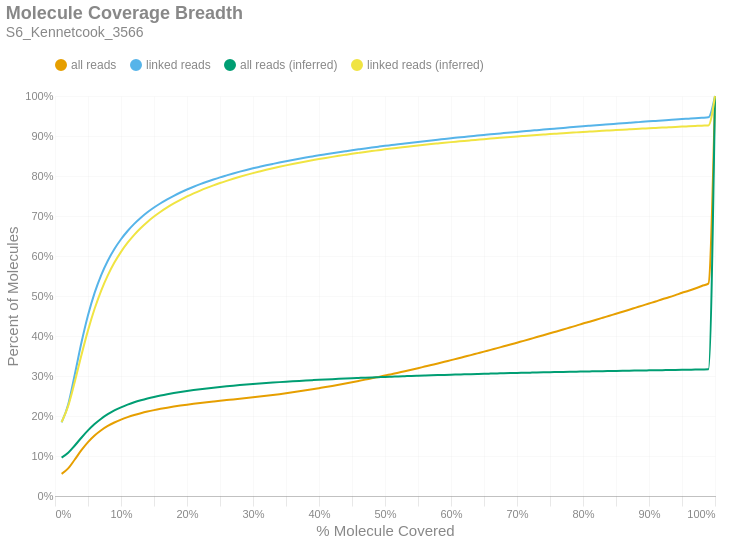

The cell this chart's notebook holds for it:
### Markdown cell above
### Molecule Read Coverage
This chart shows molecule coverage breadth as computed by the number of bases aligned to that molecule. In other words, "*how much of each unique long molecule is actually sequenced/aligned?*" Keep in mind there is a distinction between sequences and alignments, since some sequences belonging to a particular molecule may not align well and wouldn't appear in the alignment data. This chart also shows molecule coverage breadth as computed by the *inferred fragment* from which the aligned sequences originate. Unlike read coverage, this calculation takes into account the total insert size, including unsequenced gaps between the forward and reverse reads. Like the previous figures, these are cumulative percents.

### Code cell
if SKIPLR:
    print_html(f"Skipped")
else:
    binned_df = consolidated_hist(valids['coverage_bp'], mask, 0.01, True)
    binned_df_inf = consolidated_hist(valids['coverage_inserts'], mask, 0.01, True)
    binned_df = binned_df.with_columns(pl.lit(binned_df_inf['all reads (cumsum)']).alias('all reads (inferred)'))
    binned_df = binned_df.with_columns(pl.lit(binned_df_inf['linked reads (cumsum)']).alias('linked reads (inferred)'))
    binned_df = binned_df.with_columns(
        (pl.col('bin').cast(pl.Float64) + 0.01).alias('right_edge')
    )

    with SafeRender(binned_df):
        (
            density_plot(binned_df, 'Molecule Coverage Breadth', samplename, 'molcov', ['all reads (inferred)','linked reads (inferred)'])
            .encode(
                #x=alt.X('bin:Q', title="% Molecule Covered").axis(format = '%').scale(padding=0),
                x=alt.X('right_edge:Q', title="% Molecule Covered").axis(format='%').scale(padding=0),
                y=alt.Y('value:Q', title='Percent of Molecules')
                    .axis(format='%')
                    .stack(False)
                    .scale(domainMin=0, padding=0),
                color=alt.Color("key:N").scale(domain = ["all reads", "linked reads", "all reads (inferred)", "linked reads (inferred)"]),
                tooltip = [
                    alt.Tooltip("key:N", title = "Data Type"),
                    alt.Tooltip("range_label:N", title="% Molecule Covered"),
                    alt.Tooltip("value:Q", format = ".2%", title="% Molecules")
                ]
            )
        ).display()

### Figure 1 — Vega-Lite specification as saved in the notebook (floating-point values rounded to 4 significant figures)
{"width": "container", "height": 400, "config": {"title": {"anchor": "start", "dy": -15, "fontSize": 18, "color": "#888888", "subtitleColor": "#888888", "subtitleFontSize": 14}, "arc": {"fill": "#0072B2"}, "axis": {"domainColor": "#888888", "domainWidth": 0.5, "gridWidth": 0.2, "grid": false, "titleFontWeight": 400, "titleFontSize": 15, "labelFontSize": 11, "labelColor": "#888888", "tickColor": "#888888", "tickWidth": 0.2, "titleColor": "#888888"}, "axisBand": {"grid": false}, "axisX": {"grid": true, "tickSize": 10, "domainCap": "round"}, "axisY": {"domain": false, "grid": true, "tickSize": 0, "domainCap": "round"}, "background": "transparent", "header": {"labelFontSize": 15, "labelColor": "#888888", "titleFontSize": 15, "titleFontWeight": 600, "titleColor": "#888888"}, "legend": {"labelFont": "sans-serif", "labelFontSize": 12, "labelColor": "#888888", "symbolSize": 100, "symbolType": "circle", "titleFontSize": 12, "titlePadding": 10, "titleColor": "#888888", "title": null, "orient": "top"}, "range": {"category": ["#E69F00", "#56B4E9", "#009E73", "#F0E442", "#0072B2", "#D55E00", "#CC79A7", "#000000"], "diverging": ["#cfe8f3", "#a2d4ec", "#73bfe2", "#46abdb", "#1696d2", "#12719e"]}, "area": {"fill": "#0072B2", "fillOpacity": 0.7, "line": true, "strokeOpacity": 0.7}, "line": {"color": "#0072B2", "stroke": "#0072B2", "strokeWidth": 2}, "trail": {"color": "#0072B2", "stroke": "#0072B2", "strokeWidth": 0, "size": 1}, "point": {"filled": true, "fillOpacity": 1.0, "size": 95}, "text": {"color": "#888888", "fontSize": 11, "align": "right", "fontWeight": 400, "size": 11}, "bar": {"fill": "#0072B2", "stroke": null}, "view": {"stroke": null, "continuousWidth": 660, "continuousHeight": 400}}, "data": {"name": "data-c9d3fd5a20879e36ff9c9c8cc8018039"}, "mark": {"type": "line", "interpolate": "monotone", "point": {"opacity": 0, "size": 275}}, "encoding": {"color": {"field": "key", "scale": {"domain": ["all reads", "linked reads", "all reads (inferred)", "linked reads (inferred)"]}, "type": "nominal"}, "tooltip": [{"field": "key", "title": "Data Type", "type": "nominal"}, {"field": "range_label", "title": "% Molecule Covered", "type": "nominal"}, {"field": "value", "format": ".2%", "title": "% Molecules", "type": "quantitative"}], "x": {"axis": {"format": "%"}, "field": "right_edge", "scale": {"padding": 0}, "title": "% Molecule Covered", "type": "quantitative"}, "y": {"axis": {"format": "%"}, "field": "value", "scale": {"domainMin": 0, "padding": 0}, "stack": false, "title": "Percent of Molecules", "type": "quantitative"}}, "params": [{"name": "param_c36ac31b6afebe62", "select": {"type": "point", "fields": ["key"]}, "bind": "legend"}], "title": {"text": "Molecule Coverage Breadth", "subtitle": "S6_Kennetcook_3566"}, "transform": [{"fold": ["all reads (cumsum)", "linked reads (cumsum)", "all reads (inferred)", "linked reads (inferred)"]}, {"calculate": "replace(datum.key, ' (cumsum)', '')", "as": "key"}, {"filter": {"param": "param_c36ac31b6afebe62"}}], "usermeta": {"embedOptions": {"downloadFileName": "S6_Kennetcook_3566.molcov"}}, "$schema": "https://vega.github.io/schema/vega-lite/v6.1.0.json", "datasets": {"data-c9d3fd5a20879e36ff9c9c8cc8018039": [{"bin": "0.0", "interval": "0.0-0.01", "all reads": 0.05536, "linked reads": 0.1838, "all reads (cumsum)": 0.05536, "linked reads (cumsum)": 0.1838, "range_label": "0.0-0.01", "all reads (inferred)": 0.09594, "linked reads (inferred)": 0.1849, "right_edge": 0.01}, {"bin": "0.01", "interval": "0.01-0.02", "all reads": 0.01356, "linked reads": 0.04503, "all reads (cumsum)": 0.06893, "linked reads (cumsum)": 0.2289, "range_label": "0.01-0.02", "all reads (inferred)": 0.1082, "linked reads (inferred)": 0.2252, "right_edge": 0.02}, {"bin": "0.02", "interval": "0.02-0.03", "all reads": 0.02232, "linked reads": 0.07521, "all reads (cumsum)": 0.09125, "linked reads (cumsum)": 0.3041, "range_label": "0.02-0.03", "all reads (inferred)": 0.1262, "linked reads (inferred)": 0.2859, "right_edge": 0.03}, {"bin": "0.03", "interval": "0.03-0.04", "all reads": 0.0233, "linked reads": 0.07887, "all reads (cumsum)": 0.1145, "linked reads (cumsum)": 0.3829, "range_label": "0.03-0.04", "all reads (inferred)": 0.1457, "linked reads (inferred)": 0.3521, "right_edge": 0.04}, {"bin": "0.04", "interval": "0.04-0.05", "all reads": 0.0203, "linked reads": 0.06886, "all reads (cumsum)": 0.1348, "linked reads (cumsum)": 0.4518, "range_label": "0.04-0.05", "all reads (inferred)": 0.164, "linked reads (inferred)": 0.4141, "right_edge": 0.05}, {"bin": "0.05", "interval": "0.05-0.06", "all reads": 0.01653, "linked reads": 0.05604, "all reads (cumsum)": 0.1514, "linked reads (cumsum)": 0.5078, "range_label": "0.05-0.06", "all reads (inferred)": 0.1799, "linked reads (inferred)": 0.4682, "right_edge": 0.06}, {"bin": "0.06", "interval": "0.06-0.07", "all reads": 0.01316, "linked reads": 0.04457, "all reads (cumsum)": 0.1645, "linked reads (cumsum)": 0.5524, "range_label": "0.06-0.07", "all reads (inferred)": 0.1933, "linked reads (inferred)": 0.5137, "right_edge": 0.07}, {"bin": "0.07", "interval": "0.07-0.08", "all reads": 0.01061, "linked reads": 0.03587, "all reads (cumsum)": 0.1751, "linked reads (cumsum)": 0.5883, "range_label": "0.07-0.08", "all reads (inferred)": 0.2045, "linked reads (inferred)": 0.5517, "right_edge": 0.08}, {"bin": "0.08", "interval": "0.08-0.09", "all reads": 0.008663, "linked reads": 0.02924, "all reads (cumsum)": 0.1838, "linked reads (cumsum)": 0.6175, "range_label": "0.08-0.09", "all reads (inferred)": 0.2138, "linked reads (inferred)": 0.5835, "right_edge": 0.09}, {"bin": "0.09", "interval": "0.09-0.1", "all reads": 0.007239, "linked reads": 0.02439, "all reads (cumsum)": 0.191, "linked reads (cumsum)": 0.6419, "range_label": "0.09-0.1", "all reads (inferred)": 0.2217, "linked reads (inferred)": 0.6104, "right_edge": 0.1}, {"bin": "0.1", "interval": "0.1-0.11", "all reads": 0.006116, "linked reads": 0.02058, "all reads (cumsum)": 0.1972, "linked reads (cumsum)": 0.6625, "range_label": "0.1-0.11", "all reads (inferred)": 0.2285, "linked reads (inferred)": 0.6332, "right_edge": 0.11}, {"bin": "0.11", "interval": "0.11-0.12", "all reads": 0.005289, "linked reads": 0.01774, "all reads (cumsum)": 0.2025, "linked reads (cumsum)": 0.6802, "range_label": "0.11-0.12", "all reads (inferred)": 0.2343, "linked reads (inferred)": 0.653, "right_edge": 0.12}, {"bin": "0.12", "interval": "0.12-0.13", "all reads": 0.004581, "linked reads": 0.01537, "all reads (cumsum)": 0.207, "linked reads (cumsum)": 0.6956, "range_label": "0.12-0.13", "all reads (inferred)": 0.2393, "linked reads (inferred)": 0.67, "right_edge": 0.13}, {"bin": "0.13", "interval": "0.13-0.14", "all reads": 0.004067, "linked reads": 0.01362, "all reads (cumsum)": 0.2111, "linked reads (cumsum)": 0.7092, "range_label": "0.13-0.14", "all reads (inferred)": 0.2438, "linked reads (inferred)": 0.6852, "right_edge": 0.14}, {"bin": "0.14", "interval": "0.14-0.15", "all reads": 0.003583, "linked reads": 0.01195, "all reads (cumsum)": 0.2147, "linked reads (cumsum)": 0.7212, "range_label": "0.14-0.15", "all reads (inferred)": 0.2477, "linked reads (inferred)": 0.6986, "right_edge": 0.15}, {"bin": "0.15", "interval": "0.15-0.16", "all reads": 0.00323, "linked reads": 0.01072, "all reads (cumsum)": 0.2179, "linked reads (cumsum)": 0.7319, "range_label": "0.15-0.16", "all reads (inferred)": 0.2513, "linked reads (inferred)": 0.7106, "right_edge": 0.16}, {"bin": "0.16", "interval": "0.16-0.17", "all reads": 0.002942, "linked reads": 0.009743, "all reads (cumsum)": 0.2209, "linked reads (cumsum)": 0.7416, "range_label": "0.16-0.17", "all reads (inferred)": 0.2545, "linked reads (inferred)": 0.7214, "right_edge": 0.17}, {"bin": "0.17", "interval": "0.17-0.18", "all reads": 0.002721, "linked reads": 0.008949, "all reads (cumsum)": 0.2236, "linked reads (cumsum)": 0.7506, "range_label": "0.17-0.18", "all reads (inferred)": 0.2574, "linked reads (inferred)": 0.7313, "right_edge": 0.18}, {"bin": "0.18", "interval": "0.18-0.19", "all reads": 0.002501, "linked reads": 0.008137, "all reads (cumsum)": 0.2261, "linked reads (cumsum)": 0.7587, "range_label": "0.18-0.19", "all reads (inferred)": 0.2601, "linked reads (inferred)": 0.7404, "right_edge": 0.19}, {"bin": "0.19", "interval": "0.19-0.2", "all reads": 0.002329, "linked reads": 0.007507, "all reads (cumsum)": 0.2284, "linked reads (cumsum)": 0.7662, "range_label": "0.19-0.2", "all reads (inferred)": 0.2626, "linked reads (inferred)": 0.7488, "right_edge": 0.2}, {"bin": "0.2", "interval": "0.2-0.21", "all reads": 0.002167, "linked reads": 0.006917, "all reads (cumsum)": 0.2306, "linked reads (cumsum)": 0.7731, "range_label": "0.2-0.21", "all reads (inferred)": 0.2649, "linked reads (inferred)": 0.7565, "right_edge": 0.21}, {"bin": "0.21", "interval": "0.21-0.22", "all reads": 0.002042, "linked reads": 0.006481, "all reads (cumsum)": 0.2326, "linked reads (cumsum)": 0.7796, "range_label": "0.21-0.22", "all reads (inferred)": 0.267, "linked reads (inferred)": 0.7636, "right_edge": 0.22}, {"bin": "0.22", "interval": "0.22-0.23", "all reads": 0.001926, "linked reads": 0.006007, "all reads (cumsum)": 0.2345, "linked reads (cumsum)": 0.7856, "range_label": "0.22-0.23", "all reads (inferred)": 0.269, "linked reads (inferred)": 0.7703, "right_edge": 0.23}, {"bin": "0.23", "interval": "0.23-0.24", "all reads": 0.00184, "linked reads": 0.005656, "all reads (cumsum)": 0.2364, "linked reads (cumsum)": 0.7913, "range_label": "0.23-0.24", "all reads (inferred)": 0.2709, "linked reads (inferred)": 0.7766, "right_edge": 0.24}, {"bin": "0.24", "interval": "0.24-0.25", "all reads": 0.001783, "linked reads": 0.005397, "all reads (cumsum)": 0.2382, "linked reads (cumsum)": 0.7967, "range_label": "0.24-0.25", "all reads (inferred)": 0.2726, "linked reads (inferred)": 0.7824, "right_edge": 0.25}, {"bin": "0.25", "interval": "0.25-0.26", "all reads": 0.00165, "linked reads": 0.004899, "all reads (cumsum)": 0.2398, "linked reads (cumsum)": 0.8016, "range_label": "0.25-0.26", "all reads (inferred)": 0.2742, "linked reads (inferred)": 0.7879, "right_edge": 0.26}, {"bin": "0.26", "interval": "0.26-0.27", "all reads": 0.001638, "linked reads": 0.004737, "all reads (cumsum)": 0.2415, "linked reads (cumsum)": 0.8063, "range_label": "0.26-0.27", "all reads (inferred)": 0.2758, "linked reads (inferred)": 0.7931, "right_edge": 0.27}, {"bin": "0.27", "interval": "0.27-0.28", "all reads": 0.001672, "linked reads": 0.004562, "all reads (cumsum)": 0.2431, "linked reads (cumsum)": 0.8109, "range_label": "0.27-0.28", "all reads (inferred)": 0.2772, "linked reads (inferred)": 0.7981, "right_edge": 0.28}, {"bin": "0.28", "interval": "0.28-0.29", "all reads": 0.001713, "linked reads": 0.004269, "all reads (cumsum)": 0.2448, "linked reads (cumsum)": 0.8151, "range_label": "0.28-0.29", "all reads (inferred)": 0.2786, "linked reads (inferred)": 0.8028, "right_edge": 0.29}, {"bin": "0.29", "interval": "0.29-0.3", "all reads": 0.001777, "linked reads": 0.004059, "all reads (cumsum)": 0.2466, "linked reads (cumsum)": 0.8192, "range_label": "0.29-0.3", "all reads (inferred)": 0.28, "linked reads (inferred)": 0.8073, "right_edge": 0.3}, {"bin": "0.3", "interval": "0.3-0.31", "all reads": 0.001842, "linked reads": 0.00379, "all reads (cumsum)": 0.2485, "linked reads (cumsum)": 0.823, "range_label": "0.3-0.31", "all reads (inferred)": 0.2812, "linked reads (inferred)": 0.8114, "right_edge": 0.31}, {"bin": "0.31", "interval": "0.31-0.32", "all reads": 0.001964, "linked reads": 0.003673, "all reads (cumsum)": 0.2504, "linked reads (cumsum)": 0.8267, "range_label": "0.31-0.32", "all reads (inferred)": 0.2824, "linked reads (inferred)": 0.8155, "right_edge": 0.32}, {"bin": "0.32", "interval": "0.32-0.33", "all reads": 0.00207, "linked reads": 0.003514, "all reads (cumsum)": 0.2525, "linked reads (cumsum)": 0.8302, "range_label": "0.32-0.33", "all reads (inferred)": 0.2836, "linked reads (inferred)": 0.8193, "right_edge": 0.33}, {"bin": "0.33", "interval": "0.33-0.34", "all reads": 0.00216, "linked reads": 0.003435, "all reads (cumsum)": 0.2546, "linked reads (cumsum)": 0.8336, "range_label": "0.33-0.34", "all reads (inferred)": 0.2847, "linked reads (inferred)": 0.823, "right_edge": 0.34}, {"bin": "0.34", "interval": "0.34-0.35", "all reads": 0.002241, "linked reads": 0.003264, "all reads (cumsum)": 0.2569, "linked reads (cumsum)": 0.8369, "range_label": "0.34-0.35", "all reads (inferred)": 0.2857, "linked reads (inferred)": 0.8266, "right_edge": 0.35}, {"bin": "0.35", "interval": "0.35-0.36", "all reads": 0.002328, "linked reads": 0.00315, "all reads (cumsum)": 0.2592, "linked reads (cumsum)": 0.84, "range_label": "0.35-0.36", "all reads (inferred)": 0.2868, "linked reads (inferred)": 0.83, "right_edge": 0.36}, {"bin": "0.36", "interval": "0.36-0.37", "all reads": 0.002433, "linked reads": 0.003068, "all reads (cumsum)": 0.2617, "linked reads (cumsum)": 0.8431, "range_label": "0.36-0.37", "all reads (inferred)": 0.2877, "linked reads (inferred)": 0.8332, "right_edge": 0.37}, {"bin": "0.37", "interval": "0.37-0.38", "all reads": 0.002536, "linked reads": 0.002946, "all reads (cumsum)": 0.2642, "linked reads (cumsum)": 0.846, "range_label": "0.37-0.38", "all reads (inferred)": 0.2887, "linked reads (inferred)": 0.8364, "right_edge": 0.38}, {"bin": "0.38", "interval": "0.38-0.39", "all reads": 0.002618, "linked reads": 0.002828, "all reads (cumsum)": 0.2668, "linked reads (cumsum)": 0.8489, "range_label": "0.38-0.39", "all reads (inferred)": 0.2896, "linked reads (inferred)": 0.8394, "right_edge": 0.39}, {"bin": "0.39", "interval": "0.39-0.4", "all reads": 0.00276, "linked reads": 0.002827, "all reads (cumsum)": 0.2696, "linked reads (cumsum)": 0.8517, "range_label": "0.39-0.4", "all reads (inferred)": 0.2905, "linked reads (inferred)": 0.8423, "right_edge": 0.4}, {"bin": "0.4", "interval": "0.4-0.41", "all reads": 0.002775, "linked reads": 0.002649, "all reads (cumsum)": 0.2723, "linked reads (cumsum)": 0.8543, "range_label": "0.4-0.41", "all reads (inferred)": 0.2913, "linked reads (inferred)": 0.8451, "right_edge": 0.41}, {"bin": "0.41", "interval": "0.41-0.42", "all reads": 0.002902, "linked reads": 0.002589, "all reads (cumsum)": 0.2752, "linked reads (cumsum)": 0.8569, "range_label": "0.41-0.42", "all reads (inferred)": 0.2921, "linked reads (inferred)": 0.8478, "right_edge": 0.42}, {"bin": "0.42", "interval": "0.42-0.43", "all reads": 0.002994, "linked reads": 0.002506, "all reads (cumsum)": 0.2782, "linked reads (cumsum)": 0.8594, "range_label": "0.42-0.43", "all reads (inferred)": 0.2929, "linked reads (inferred)": 0.8505, "right_edge": 0.43}, {"bin": "0.43", "interval": "0.43-0.44", "all reads": 0.003052, "linked reads": 0.002467, "all reads (cumsum)": 0.2813, "linked reads (cumsum)": 0.8619, "range_label": "0.43-0.44", "all reads (inferred)": 0.2937, "linked reads (inferred)": 0.853, "right_edge": 0.44}, {"bin": "0.44", "interval": "0.44-0.45", "all reads": 0.003148, "linked reads": 0.002419, "all reads (cumsum)": 0.2844, "linked reads (cumsum)": 0.8643, "range_label": "0.44-0.45", "all reads (inferred)": 0.2944, "linked reads (inferred)": 0.8555, "right_edge": 0.45}, {"bin": "0.45", "interval": "0.45-0.46", "all reads": 0.003223, "linked reads": 0.002301, "all reads (cumsum)": 0.2877, "linked reads (cumsum)": 0.8666, "range_label": "0.45-0.46", "all reads (inferred)": 0.2951, "linked reads (inferred)": 0.8578, "right_edge": 0.46}, {"bin": "0.46", "interval": "0.46-0.47", "all reads": 0.00327, "linked reads": 0.002276, "all reads (cumsum)": 0.2909, "linked reads (cumsum)": 0.8689, "range_label": "0.46-0.47", "all reads (inferred)": 0.2958, "linked reads (inferred)": 0.8601, "right_edge": 0.47}, {"bin": "0.47", "interval": "0.47-0.48", "all reads": 0.003389, "linked reads": 0.002213, "all reads (cumsum)": 0.2943, "linked reads (cumsum)": 0.8711, "range_label": "0.47-0.48", "all reads (inferred)": 0.2965, "linked reads (inferred)": 0.8623, "right_edge": 0.48}, {"bin": "0.48", "interval": "0.48-0.49", "all reads": 0.003301, "linked reads": 0.002166, "all reads (cumsum)": 0.2976, "linked reads (cumsum)": 0.8733, "range_label": "0.48-0.49", "all reads (inferred)": 0.2971, "linked reads (inferred)": 0.8644, "right_edge": 0.49}, {"bin": "0.49", "interval": "0.49-0.5", "all reads": 0.003725, "linked reads": 0.002121, "all reads (cumsum)": 0.3013, "linked reads (cumsum)": 0.8754, "range_label": "0.49-0.5", "all reads (inferred)": 0.2978, "linked reads (inferred)": 0.8666, "right_edge": 0.5}, {"bin": "0.5", "interval": "0.5-0.51", "all reads": 0.003282, "linked reads": 0.002008, "all reads (cumsum)": 0.3046, "linked reads (cumsum)": 0.8774, "range_label": "0.5-0.51", "all reads (inferred)": 0.2984, "linked reads (inferred)": 0.8686, "right_edge": 0.51}, {"bin": "0.51", "interval": "0.51-0.52", "all reads": 0.003719, "linked reads": 0.002059, "all reads (cumsum)": 0.3083, "linked reads (cumsum)": 0.8795, "range_label": "0.51-0.52", "all reads (inferred)": 0.299, "linked reads (inferred)": 0.8706, "right_edge": 0.52}, {"bin": "0.52", "interval": "0.52-0.53", "all reads": 0.003662, "linked reads": 0.001953, "all reads (cumsum)": 0.312, "linked reads (cumsum)": 0.8814, "range_label": "0.52-0.53", "all reads (inferred)": 0.2996, "linked reads (inferred)": 0.8725, "right_edge": 0.53}, {"bin": "0.53", "interval": "0.53-0.54", "all reads": 0.003784, "linked reads": 0.001941, "all reads (cumsum)": 0.3158, "linked reads (cumsum)": 0.8834, "range_label": "0.53-0.54", "all reads (inferred)": 0.3001, "linked reads (inferred)": 0.8744, "right_edge": 0.54}, {"bin": "0.54", "interval": "0.54-0.55", "all reads": 0.003786, "linked reads": 0.001916, "all reads (cumsum)": 0.3196, "linked reads (cumsum)": 0.8853, "range_label": "0.54-0.55", "all reads (inferred)": 0.3007, "linked reads (inferred)": 0.8762, "right_edge": 0.55}, {"bin": "0.55", "interval": "0.55-0.56", "all reads": 0.003947, "linked reads": 0.001869, "all reads (cumsum)": 0.3235, "linked reads (cumsum)": 0.8871, "range_label": "0.55-0.56", "all reads (inferred)": 0.3012, "linked reads (inferred)": 0.878, "right_edge": 0.56}, {"bin": "0.56", "interval": "0.56-0.57", "all reads": 0.003948, "linked reads": 0.00183, "all reads (cumsum)": 0.3275, "linked reads (cumsum)": 0.889, "range_label": "0.56-0.57", "all reads (inferred)": 0.3018, "linked reads (inferred)": 0.8798, "right_edge": 0.57}, {"bin": "0.57", "interval": "0.57-0.58", "all reads": 0.003931, "linked reads": 0.001803, "all reads (cumsum)": 0.3314, "linked reads (cumsum)": 0.8908, "range_label": "0.57-0.58", "all reads (inferred)": 0.3023, "linked reads (inferred)": 0.8814, "right_edge": 0.58}, {"bin": "0.58", "interval": "0.58-0.59", "all reads": 0.004027, "linked reads": 0.00178, "all reads (cumsum)": 0.3354, "linked reads (cumsum)": 0.8926, "range_label": "0.58-0.59", "all reads (inferred)": 0.3028, "linked reads (inferred)": 0.8831, "right_edge": 0.59}, {"bin": "0.59", "interval": "0.59-0.6", "all reads": 0.004217, "linked reads": 0.001802, "all reads (cumsum)": 0.3396, "linked reads (cumsum)": 0.8944, "range_label": "0.59-0.6", "all reads (inferred)": 0.3033, "linked reads (inferred)": 0.8847, "right_edge": 0.6}, {"bin": "0.6", "interval": "0.6-0.61", "all reads": 0.004058, "linked reads": 0.001666, "all reads (cumsum)": 0.3437, "linked reads (cumsum)": 0.896, "range_label": "0.6-0.61", "all reads (inferred)": 0.3037, "linked reads (inferred)": 0.8862, "right_edge": 0.61}, {"bin": "0.61", "interval": "0.61-0.62", "all reads": 0.004285, "linked reads": 0.001705, "all reads (cumsum)": 0.348, "linked reads (cumsum)": 0.8977, "range_label": "0.61-0.62", "all reads (inferred)": 0.3042, "linked reads (inferred)": 0.8877, "right_edge": 0.62}, {"bin": "0.62", "interval": "0.62-0.63", "all reads": 0.004247, "linked reads": 0.001629, "all reads (cumsum)": 0.3522, "linked reads (cumsum)": 0.8994, "range_label": "0.62-0.63", "all reads (inferred)": 0.3046, "linked reads (inferred)": 0.8892, "right_edge": 0.63}, {"bin": "0.63", "interval": "0.63-0.64", "all reads": 0.004321, "linked reads": 0.001654, "all reads (cumsum)": 0.3566, "linked reads (cumsum)": 0.901, "range_label": "0.63-0.64", "all reads (inferred)": 0.3051, "linked reads (inferred)": 0.8906, "right_edge": 0.64}, {"bin": "0.64", "interval": "0.64-0.65", "all reads": 0.004304, "linked reads": 0.001614, "all reads (cumsum)": 0.3609, "linked reads (cumsum)": 0.9026, "range_label": "0.64-0.65", "all reads (inferred)": 0.3055, "linked reads (inferred)": 0.8921, "right_edge": 0.65}, {"bin": "0.65", "interval": "0.65-0.66", "all reads": 0.004508, "linked reads": 0.001593, "all reads (cumsum)": 0.3654, "linked reads (cumsum)": 0.9042, "range_label": "0.65-0.66", "all reads (inferred)": 0.306, "linked reads (inferred)": 0.8935, "right_edge": 0.66}, {"bin": "0.66", "interval": "0.66-0.67", "all reads": 0.004341, "linked reads": 0.001485, "all reads (cumsum)": 0.3697, "linked reads (cumsum)": 0.9057, "range_label": "0.66-0.67", "all reads (inferred)": 0.3064, "linked reads (inferred)": 0.8948, "right_edge": 0.67}, {"bin": "0.67", "interval": "0.67-0.68", "all reads": 0.004546, "linked reads": 0.001538, "all reads (cumsum)": 0.3743, "linked reads (cumsum)": 0.9072, "range_label": "0.67-0.68", "all reads (inferred)": 0.3068, "linked reads (inferred)": 0.8962, "right_edge": 0.68}, {"bin": "0.68", "interval": "0.68-0.69", "all reads": 0.00443, "linked reads": 0.001479, "all reads (cumsum)": 0.3787, "linked reads (cumsum)": 0.9087, "range_label": "0.68-0.69", "all reads (inferred)": 0.3072, "linked reads (inferred)": 0.8975, "right_edge": 0.69}, {"bin": "0.69", "interval": "0.69-0.7", "all reads": 0.004637, "linked reads": 0.001534, "all reads (cumsum)": 0.3833, "linked reads (cumsum)": 0.9103, "range_label": "0.69-0.7", "all reads (inferred)": 0.3076, "linked reads (inferred)": 0.8988, "right_edge": 0.7}, {"bin": "0.7", "interval": "0.7-0.71", "all reads": 0.004578, "linked reads": 0.001471, "all reads (cumsum)": 0.3879, "linked reads (cumsum)": 0.9117, "range_label": "0.7-0.71", "all reads (inferred)": 0.308, "linked reads (inferred)": 0.9, "right_edge": 0.71}, {"bin": "0.71", "interval": "0.71-0.72", "all reads": 0.004662, "linked reads": 0.001485, "all reads (cumsum)": 0.3926, "linked reads (cumsum)": 0.9132, "range_label": "0.71-0.72", "all reads (inferred)": 0.3084, "linked reads (inferred)": 0.9012, "right_edge": 0.72}, {"bin": "0.72", "interval": "0.72-0.73", "all reads": 0.004748, "linked reads": 0.001438, "all reads (cumsum)": 0.3973, "linked reads (cumsum)": 0.9146, "range_label": "0.72-0.73", "all reads (inferred)": 0.3087, "linked reads (inferred)": 0.9024, "right_edge": 0.73}, {"bin": "0.73", "interval": "0.73-0.74", "all reads": 0.004619, "linked reads": 0.001446, "all reads (cumsum)": 0.4019, "linked reads (cumsum)": 0.9161, "range_label": "0.73-0.74", "all reads (inferred)": 0.3091, "linked reads (inferred)": 0.9036, "right_edge": 0.74}, {"bin": "0.74", "interval": "0.74-0.75", "all reads": 0.004921, "linked reads": 0.001418, "all reads (cumsum)": 0.4069, "linked reads (cumsum)": 0.9175, "range_label": "0.74-0.75", "all reads (inferred)": 0.3095, "linked reads (inferred)": 0.9048, "right_edge": 0.75}, {"bin": "0.75", "interval": "0.75-0.76", "all reads": 0.004602, "linked reads": 0.001368, "all reads (cumsum)": 0.4115, "linked reads (cumsum)": 0.9189, "range_label": "0.75-0.76", "all reads (inferred)": 0.3098, "linked reads (inferred)": 0.9059, "right_edge": 0.76}, {"bin": "0.76", "interval": "0.76-0.77", "all reads": 0.004813, "linked reads": 0.001375, "all reads (cumsum)": 0.4163, "linked reads (cumsum)": 0.9203, "range_label": "0.76-0.77", "all reads (inferred)": 0.3102, "linked reads (inferred)": 0.907, "right_edge": 0.77}, {"bin": "0.77", "interval": "0.77-0.78", "all reads": 0.004844, "linked reads": 0.001392, "all reads (cumsum)": 0.4211, "linked reads (cumsum)": 0.9216, "range_label": "0.77-0.78", "all reads (inferred)": 0.3105, "linked reads (inferred)": 0.908, "right_edge": 0.78}, {"bin": "0.78", "interval": "0.78-0.79", "all reads": 0.004831, "linked reads": 0.001301, "all reads (cumsum)": 0.4259, "linked reads (cumsum)": 0.9229, "range_label": "0.78-0.79", "all reads (inferred)": 0.3108, "linked reads (inferred)": 0.9091, "right_edge": 0.79}, {"bin": "0.79", "interval": "0.79-0.8", "all reads": 0.005105, "linked reads": 0.001359, "all reads (cumsum)": 0.431, "linked reads (cumsum)": 0.9243, "range_label": "0.79-0.8", "all reads (inferred)": 0.3112, "linked reads (inferred)": 0.9101, "right_edge": 0.8}, {"bin": "0.8", "interval": "0.8-0.81", "all reads": 0.004739, "linked reads": 0.001286, "all reads (cumsum)": 0.4358, "linked reads (cumsum)": 0.9256, "range_label": "0.8-0.81", "all reads (inferred)": 0.3115, "linked reads (inferred)": 0.9111, "right_edge": 0.81}, {"bin": "0.81", "interval": "0.81-0.82", "all reads": 0.004904, "linked reads": 0.001274, "all reads (cumsum)": 0.4407, "linked reads (cumsum)": 0.9269, "range_label": "0.81-0.82", "all reads (inferred)": 0.3118, "linked reads (inferred)": 0.9121, "right_edge": 0.82}, {"bin": "0.82", "interval": "0.82-0.83", "all reads": 0.004987, "linked reads": 0.001248, "all reads (cumsum)": 0.4457, "linked reads (cumsum)": 0.9281, "range_label": "0.82-0.83", "all reads (inferred)": 0.3121, "linked reads (inferred)": 0.9131, "right_edge": 0.83}, {"bin": "0.83", "interval": "0.83-0.84", "all reads": 0.00501, "linked reads": 0.00127, "all reads (cumsum)": 0.4507, "linked reads (cumsum)": 0.9294, "range_label": "0.83-0.84", "all reads (inferred)": 0.3124, "linked reads (inferred)": 0.914, "right_edge": 0.84}, {"bin": "0.84", "interval": "0.84-0.85", "all reads": 0.004959, "linked reads": 0.001209, "all reads (cumsum)": 0.4556, "linked reads (cumsum)": 0.9306, "range_label": "0.84-0.85", "all reads (inferred)": 0.3127, "linked reads (inferred)": 0.9149, "right_edge": 0.85}, {"bin": "0.85", "interval": "0.85-0.86", "all reads": 0.005069, "linked reads": 0.001217, "all reads (cumsum)": 0.4607, "linked reads (cumsum)": 0.9318, "range_label": "0.85-0.86", "all reads (inferred)": 0.313, "linked reads (inferred)": 0.9158, "right_edge": 0.86}, {"bin": "0.86", "interval": "0.86-0.87", "all reads": 0.005048, "linked reads": 0.001193, "all reads (cumsum)": 0.4658, "linked reads (cumsum)": 0.933, "range_label": "0.86-0.87", "all reads (inferred)": 0.3132, "linked reads (inferred)": 0.9167, "right_edge": 0.87}, {"bin": "0.87", "interval": "0.87-0.88", "all reads": 0.005149, "linked reads": 0.001194, "all reads (cumsum)": 0.4709, "linked reads (cumsum)": 0.9342, "range_label": "0.87-0.88", "all reads (inferred)": 0.3135, "linked reads (inferred)": 0.9176, "right_edge": 0.88}, {"bin": "0.88", "interval": "0.88-0.89", "all reads": 0.005099, "linked reads": 0.001179, "all reads (cumsum)": 0.476, "linked reads (cumsum)": 0.9354, "range_label": "0.88-0.89", "all reads (inferred)": 0.3138, "linked reads (inferred)": 0.9185, "right_edge": 0.89}, {"bin": "0.89", "interval": "0.89-0.9", "all reads": 0.005285, "linked reads": 0.001227, "all reads (cumsum)": 0.4813, "linked reads (cumsum)": 0.9366, "range_label": "0.89-0.9", "all reads (inferred)": 0.3141, "linked reads (inferred)": 0.9193, "right_edge": 0.9}, {"bin": "0.9", "interval": "0.9-0.91", "all reads": 0.004963, "linked reads": 0.001141, "all reads (cumsum)": 0.4863, "linked reads (cumsum)": 0.9377, "range_label": "0.9-0.91", "all reads (inferred)": 0.3144, "linked reads (inferred)": 0.9202, "right_edge": 0.91}, {"bin": "0.91", "interval": "0.91-0.92", "all reads": 0.005641, "linked reads": 0.00116, "all reads (cumsum)": 0.4919, "linked reads (cumsum)": 0.9389, "range_label": "0.91-0.92", "all reads (inferred)": 0.3147, "linked reads (inferred)": 0.921, "right_edge": 0.92}, {"bin": "0.92", "interval": "0.92-0.93", "all reads": 0.004893, "linked reads": 0.001125, "all reads (cumsum)": 0.4968, "linked reads (cumsum)": 0.94, "range_label": "0.92-0.93", "all reads (inferred)": 0.3149, "linked reads (inferred)": 0.9218, "right_edge": 0.93}, {"bin": "0.93", "interval": "0.93-0.94", "all reads": 0.005397, "linked reads": 0.001156, "all reads (cumsum)": 0.5022, "linked reads (cumsum)": 0.9412, "range_label": "0.93-0.94", "all reads (inferred)": 0.3152, "linked reads (inferred)": 0.9226, "right_edge": 0.94}, {"bin": "0.94", "interval": "0.94-0.95", "all reads": 0.005787, "linked reads": 0.001057, "all reads (cumsum)": 0.508, "linked reads (cumsum)": 0.9422, "range_label": "0.94-0.95", "all reads (inferred)": 0.3155, "linked reads (inferred)": 0.9235, "right_edge": 0.95}, {"bin": "0.95", "interval": "0.95-0.96", "all reads": 0.004984, "linked reads": 0.001123, "all reads (cumsum)": 0.513, "linked reads (cumsum)": 0.9434, "range_label": "0.95-0.96", "all reads (inferred)": 0.3158, "linked reads (inferred)": 0.9242, "right_edge": 0.96}, {"bin": "0.96", "interval": "0.96-0.97", "all reads": 0.005757, "linked reads": 0.00112, "all reads (cumsum)": 0.5187, "linked reads (cumsum)": 0.9445, "range_label": "0.96-0.97", "all reads (inferred)": 0.3161, "linked reads (inferred)": 0.925, "right_edge": 0.97}, {"bin": "0.97", "interval": "0.97-0.98", "all reads": 0.006319, "linked reads": 0.001073, "all reads (cumsum)": 0.525, "linked reads (cumsum)": 0.9456, "range_label": "0.97-0.98", "all reads (inferred)": 0.3164, "linked reads (inferred)": 0.9259, "right_edge": 0.98}, {"bin": "0.98", "interval": "0.98-0.99", "all reads": 0.005854, "linked reads": 0.001113, "all reads (cumsum)": 0.5309, "linked reads (cumsum)": 0.9467, "range_label": "0.98-0.99", "all reads (inferred)": 0.3167, "linked reads (inferred)": 0.9264, "right_edge": 0.99}, {"bin": "0.99", "interval": "0.99-1.0", "all reads": 0.4691, "linked reads": 0.05333, "all reads (cumsum)": 1.0, "linked reads (cumsum)": 1.0, "range_label": "0.99-1.0", "all reads (inferred)": 1.0, "linked reads (inferred)": 1.0, "right_edge": 1.0}]}}
